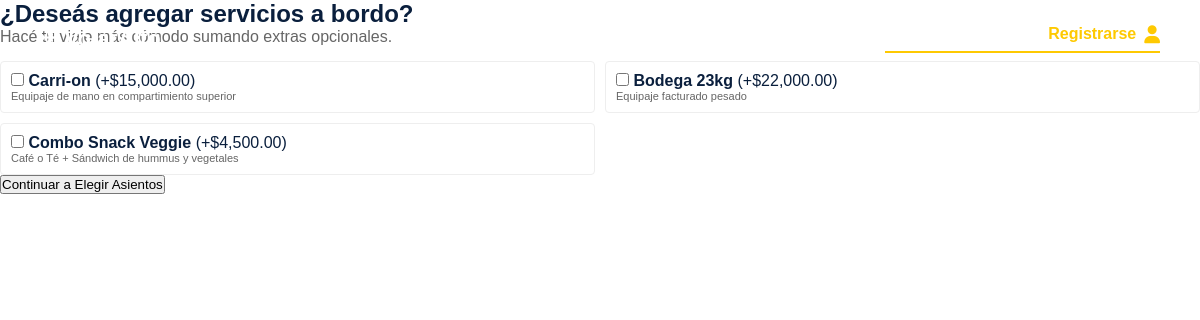
Page /consultas/proceso_compra/servicios.php on the earlier database version.
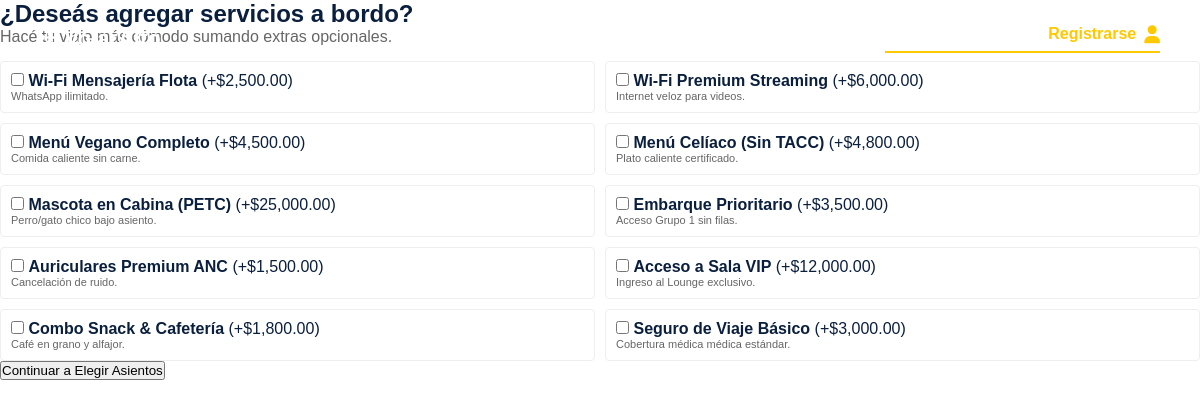
Same page on the later database version.
### tables this page shows
CREATE TABLE `servicios_adicionales` (
  `id_servicio` int(11) NOT NULL,
  `nombre_servicio` varchar(100) NOT NULL,
  `descripcion` text DEFAULT NULL,
  `precio_servicio` decimal(10,2) NOT NULL
);

### consultas/proceso_compra/servicios.php (the view, shortened to what this page needs)
<?php
require_once '../../config/conexion.php';
$servicios = $pdo->query("SELECT id_servicio, nombre_servicio, descripcion, precio_servicio FROM servicios_adicionales")->fetchAll(PDO::FETCH_ASSOC);
include_once '../../includes/header.php';
?>
<form action="asientos.php" method="POST">
    <div class="booking-layout">
        <div class="main-content">
            <div class="card">
                <h2>¿Deseás agregar servicios a bordo?</h2>
                <p style="margin-bottom:15px; color:#666;">Hacé tu viaje más cómodo sumando extras opcionales.</p>
                <div style="display: grid; grid-template-columns: 1fr 1fr; gap: 10px;">
                    <?php foreach($servicios as $s): ?>
                        <div style="border: 1px solid #eee; padding: 10px; border-radius: 4px;">
                            <label>
                                <input type="checkbox" name="servicios[]" value="<?=$s['id_servicio']?>">
                                <strong><?=$s['nombre_servicio']?></strong> (+$<?=number_format($s['precio_servicio'], 2)?>)
                                <p style="font-size: 11px; color:#666; margin:0;"><?=$s['descripcion']?></p>
                            </label>
                        </div>
                    <?php endforeach; ?>
                </div>
            </div>
            <button type="submit" class="btn-next">Continuar a Elegir Asientos</button>
        </div>
    </div>
</form>
</body>
</html>

Differences in the rows shown:
removed servicios_adicionales: nombre_servicio "Carri-on", precio_servicio "15,000.00", descripcion "Equipaje de mano en compartimiento superior"
removed servicios_adicionales: nombre_servicio "Bodega 23kg", precio_servicio "22,000.00", descripcion "Equipaje facturado pesado"
added servicios_adicionales: nombre_servicio "Wi-Fi Mensajería Flota", precio_servicio "2,500.00", descripcion "WhatsApp ilimitado."
added servicios_adicionales: nombre_servicio "Wi-Fi Premium Streaming", precio_servicio "6,000.00", descripcion "Internet veloz para videos."
changed servicios_adicionales: nombre_servicio "Combo Snack Veggie" → "Menú Vegano Completo"; descripcion "Café o Té + Sándwich de hummus y vegetales" → "Comida caliente sin carne."
added servicios_adicionales: nombre_servicio "Menú Celíaco (Sin TACC)", precio_servicio "4,800.00", descripcion "Plato caliente certificado."
added servicios_adicionales: nombre_servicio "Mascota en Cabina (PETC)", precio_servicio "25,000.00", descripcion "Perro/gato chico bajo asiento."
added servicios_adicionales: nombre_servicio "Embarque Prioritario", precio_servicio "3,500.00", descripcion "Acceso Grupo 1 sin filas."
added servicios_adicionales: nombre_servicio "Auriculares Premium ANC", precio_servicio "1,500.00", descripcion "Cancelación de ruido."
added servicios_adicionales: nombre_servicio "Acceso a Sala VIP", precio_servicio "12,000.00", descripcion "Ingreso al Lounge exclusivo."
added servicios_adicionales: nombre_servicio "Combo Snack & Cafetería", precio_servicio "1,800.00", descripcion "Café en grano y alfajor."
added servicios_adicionales: nombre_servicio "Seguro de Viaje Básico", precio_servicio "3,000.00", descripcion "Cobertura médica médica estándar."
